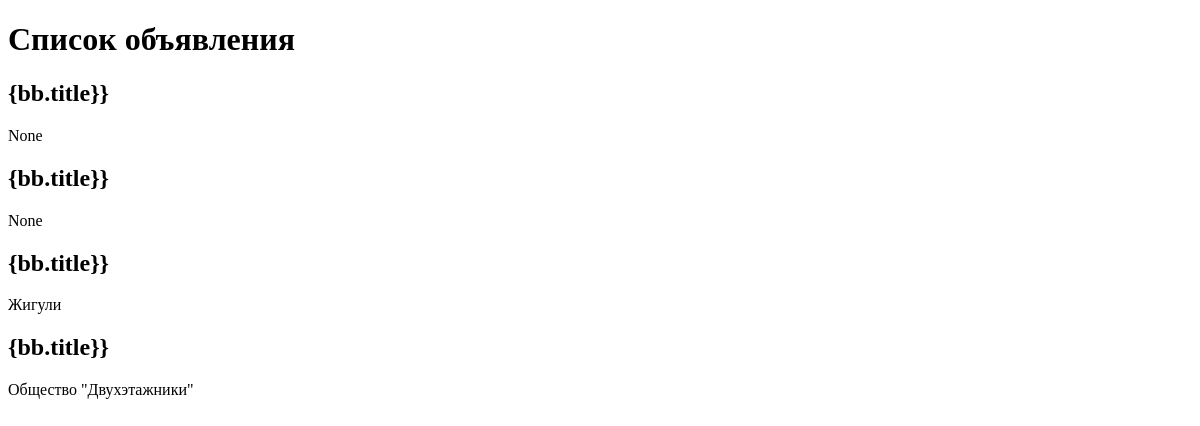
Page /bboard/ on the earlier database version.
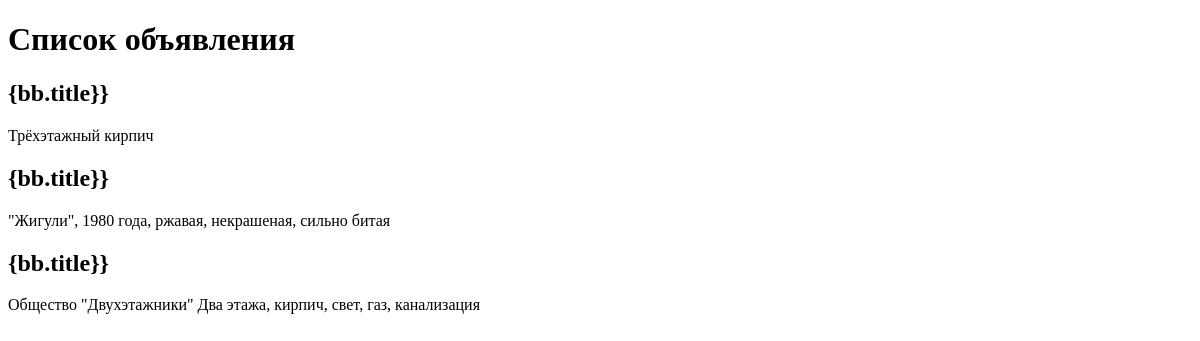
Same page on the later database version.
### bboard/models.py (models this page shows)
class Bd(models.Model):
    title = models.CharField(max_length=50)
    content = models.TextField(null=True, blank=True)
    price = models.FloatField(null=True, blank=True)
    published = models.DateField(auto_now_add=True, db_index=True)

### bboard/views.py (the view)
# urls.py: path('', index)
def index(request):
    template = loader.get_template('bboard/index.html')
    bbs = Bd.objects.order_by('-published')
    context = {'bbs': bbs}
    return HttpResponse(template.render(context, request))

### templates/bboard/index.html (shortened to what this page needs)
<!DOCTYPE html>
<html lang="ru">
<head>
</head>
<body>
<h1>Список объявления</h1>
{% for bb in bbs%}
<div>
    <h2>{bb.title}}</h2>
    <p>{{bb.content}}</p>
</div>
{%endfor%}
</body>
</html>

Differences in the rows shown:
removed Bd: content "None"
removed Bd: content "None"
added Bd: content "Трёхэтажный кирпич"
changed Bd: content "Жигули" → "\"Жигули\", 1980 года, ржавая, некрашеная, сильно битая"
changed Bd: content "Общество \"Двухэтажники\"" → "Общество \"Двухэтажники\" Два этажа, кирпич, свет, газ, канализация"
